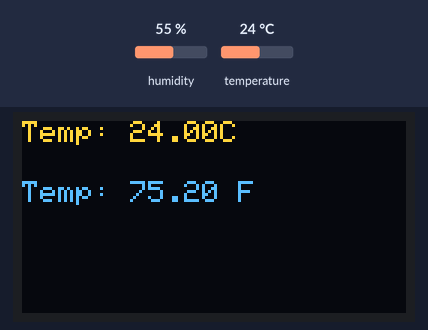
This sketch was run on a simulated ESP32. Parts: 128×64 one-colour display. The inputs (shaded band) are chosen by the test bench; at power-on: temperature 24 °C, humidity 55 %. The OLED is the two-colour kind (top 16 rows yellow); the display library's start-up logo is not drawn; what the sketch prints to the serial monitor is not drawn.

Above: at 4.7 s.
4.8 s: temperature set to 12 °C
At 7.0 s:
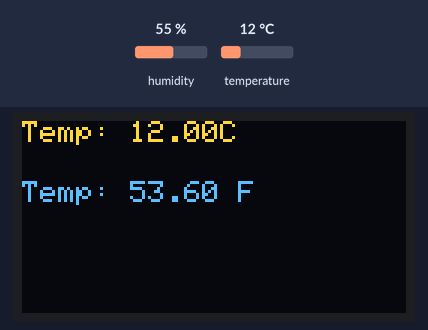
7.8 s: temperature set to 19 °C
At 9.1 s:
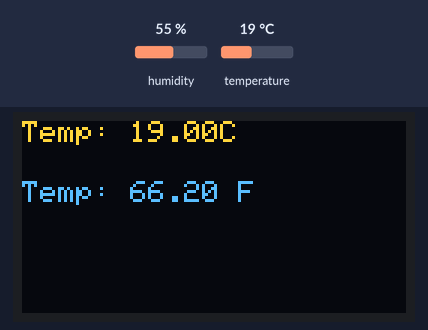
10.8 s: temperature set to 28 °C
At 13.4 s:
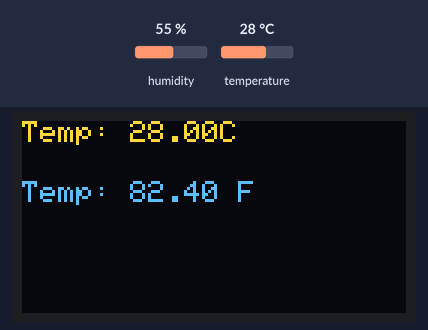
Timing chart, 0 to 14.9 s (numbered marks = the images above; inputs shaded):
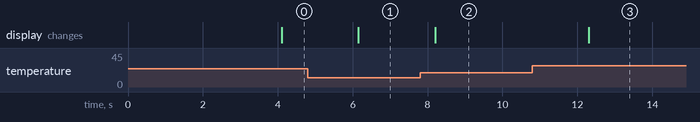

Measured:
- after the input at 4.8 s, the display: changes after 1.4 s (image 1)
- after the input at 7.8 s, the display: changes after 0.40 s (image 2)
- after the input at 10.8 s, the display: changes after 1.5 s (image 3)

The sketch:

expt_3.ino
```cpp
#include <Wire.h>
#include <Adafruit_GFX.h>
#include <Adafruit_SSD1306.h>
#include "DHT.h"

#define DHTPIN 27
#define DHTTYPE DHT11
DHT dht(DHTPIN, DHTTYPE);
#define SCREEN_WIDTH 128

#define SCREEN_HEIGHT 64

#define OLED_RESET    -1
Adafruit_SSD1306 display(SCREEN_WIDTH, SCREEN_HEIGHT, &Wire, OLED_RESET);

#define SCREEN_ADDRESS 0x3C

void setup() {
Serial.begin(9600);
Serial.println(F("DHT test!"));
dht.begin();

if (!display.begin(SSD1306_SWITCHCAPVCC, SCREEN_ADDRESS)) {
 Serial.println(F("SSD1386 allocation failed"));
 for (;;); // infinite Loop to stop execution
}

display.display();
  delay(2000); // Pause for 2 seconds
  display.clearDisplay();
}
void loop()
{
  delay(2000);

float h = dht.readHumidity();
float t = dht.readTemperature();
float f = dht.readTemperature(true);

if (isnan(h) || isnan(t) || isnan(f)) {
  Serial.println(F("Failed to read from DHT Sensor!"));
  return;
}

display.clearDisplay();
display.setTextSize(1);
display.setTextColor(SSD1306_WHITE);
display.setCursor(0, 0);

display.print(F("Temp: "));
display.print(t);
display.print(F("C"));
display.setCursor(0, 20);

display.print(F("Temp: "));
display.print(f);
display.print(F(" F"));

display.display();
Serial.print(F("Temp: "));
Serial.print(t);
Serial.print(F(" C , "));

Serial.print(F("Temp: "));
Serial.println(f);

display.print(F("Humidity: "));
display.print(h);
display.print(F("%"));
display.setCursor(0, 10);
}
```
